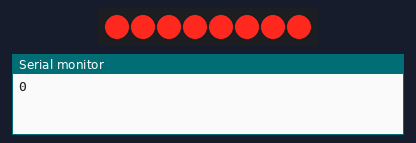
A sketch run on a simulated Arduino Uno, built with avr-gcc and run on an emulated ATmega328P. Shown: 8 shift-register outputs drawn as a row of LEDs (first output left, lit = HIGH), the last lines printed to the serial monitor.

Above: at 5.1 s.
At 12.1 s:
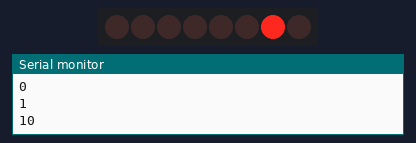
At 18.1 s:
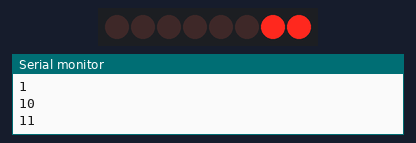
At 24.1 s:
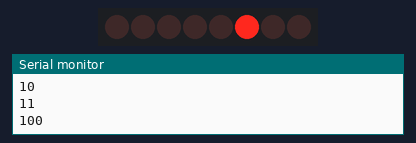
At 30.1 s:
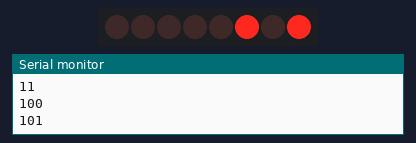
At 36.1 s:
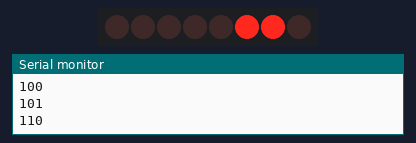
Timing chart, 0 to 37.6 s (numbered marks = the images above):
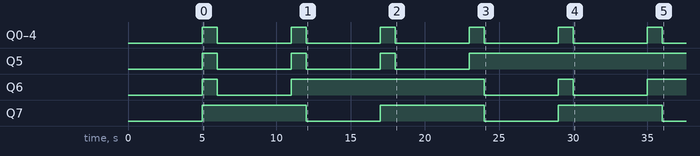

The sketch:

30_Serial_to_parallel_shift_register_74HC595.ino
```cpp
// for sending data to the chip
const int dataPin = 12;
// for opening and closing latch of the chip
const int latchPin = 11;
const int clockPin = 9;

byte LEDS_ON = 0x00;
byte LEDS_OFF = 0xFF;

byte counter = 0b0;
void setup() {
  Serial.begin(9600);
  pinMode(dataPin, OUTPUT);
  pinMode(latchPin, OUTPUT);
  pinMode(clockPin, OUTPUT);
}

void loop() {

  if (counter < 255) {
    Serial.println(counter, BIN);
    digitalWrite(latchPin, LOW);
    shiftOut(dataPin, clockPin, LSBFIRST, counter);
    digitalWrite(latchPin, HIGH);
    delay(5000);
    digitalWrite(latchPin, LOW);
    shiftOut(dataPin, clockPin, LSBFIRST, LEDS_OFF);
    digitalWrite(latchPin, HIGH);
    delay(1000);
  } else {
    delay(10000);
    counter = 0;
  }
  counter++;
}
```

Measured:
- by itself, Q0–4: alternates HIGH for 1.0 s and LOW for 5.0 s
- by itself, Q5: alternates HIGH for 1.0 s and LOW for 5.0 s, 7 changes in all, then stays HIGH
- by itself, Q6: goes HIGH 1.0 s, LOW 5.0 s, HIGH 13.0 s, LOW 5.0 s, HIGH 1.0 s, LOW 5.0 s, then HIGH
- by itself, Q7: alternates HIGH for 7.0 s and LOW for 5.0 s
